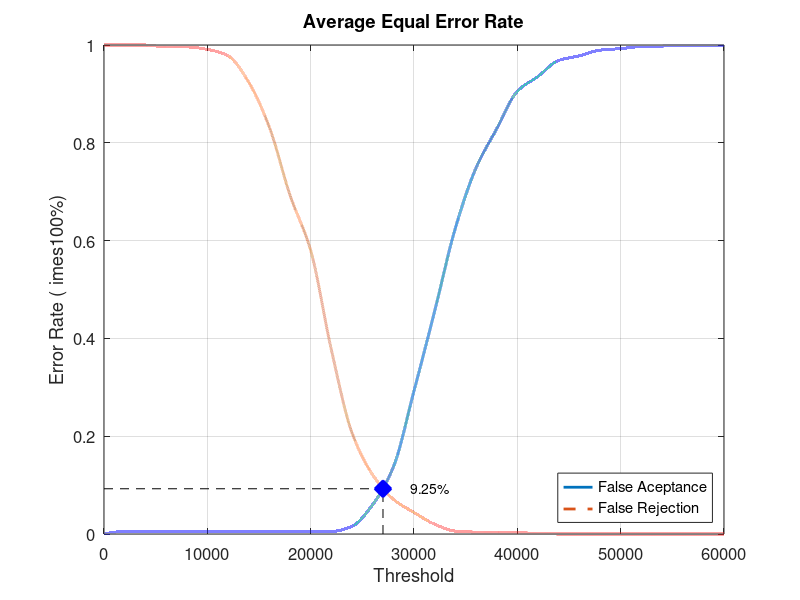
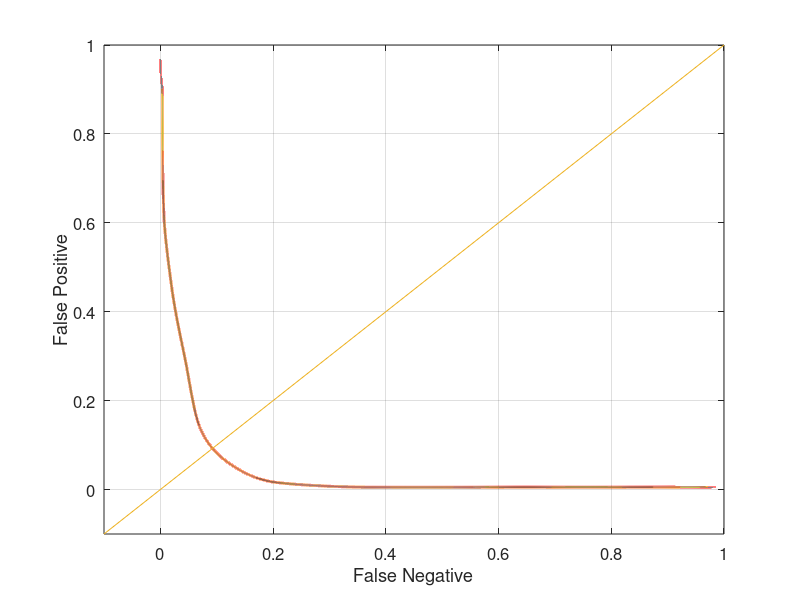

Here is the MATLAB script that generated these plots, in order:
close all;
clear;
clc;
x = 0:2000:60000;
xq = 0:0.5:60000;

y0 = [0 0.00526316 0.00526316 0.00526316 0.00526316 0.00526316 0.00526316 0.00526316 0.00526316 0.00526316 0.00526316 0.00526316 0.0157895 0.06 0.136842 0.292632 0.455789 0.625263 0.748421 0.828421 0.905263 0.935789 0.968421 0.977895 0.989474 0.992632 0.996842 0.997895 0.998947 0.998947 1]
yy0 = interp1(x, y0, xq, 'pchip');
y1 = [1 1 1 0.996 0.996 0.991 0.978 0.924 0.832 0.693 0.58 0.377 0.207 0.121 0.071 0.044 0.02 0.006 0.004 0.004 0.003 0.001 0 0 0 0 0 0 0 0 0]
yy1 = interp1(x, y1, xq, 'pchip');

% Calculating EER: 
y2 = abs(y0 - y1);
find(y2 == min(y2))
yy2 = abs(yy0 - yy1);
xEER = find(yy2 == min(yy2));
xEERIndex = xq(xEER) % X-axis EER
yEER = yy0(xEER) % Y-axis EER

main = figure
plot(xq, yy0,'-','LineWidth', 2);	hold on
plot(xq, yy1,'--','LineWidth', 2);	hold on
plot([xEERIndex xEERIndex], [0 yEER], 'k--');	hold on
plot([0 xEERIndex], [yEER yEER], 'k--');	hold on
plot(xEERIndex, yEER, 'bx', 'LineWidth', 10);	hold on
text(xEERIndex + 10 * xEERIndex / 100, yEER, [num2str(round((10000 * yEER)) / 100) '%'])
legend('False Aceptance', 'False Rejection', 'Location', 'SouthEast')
xlabel('Threshold')
ylabel('Error Rate (	imes100%)')
title('Average Equal Error Rate')
set(gca, 'FontSize', 12)
axis([0 60000 0 1])
grid on

print(main, 'Database1AverageMain', '-dpng');
FNRxFPR = figure('Color', [1 1 1]);
plot(yy1, yy0, '-', yy1, yy0, 'LineWidth', 2);
hold on
y = -0.1:0.1:1
plot(y, y); 
set(gca, 'FontSize', 12)
xlabel('False Negative')
ylabel('False Positive')
axis([-0.1 1 -0.1 1])
set(gca, 'FontSize', 12)
grid on

print(FNRxFPR, 'Database1AverageFNRxFPR','-dpng');
